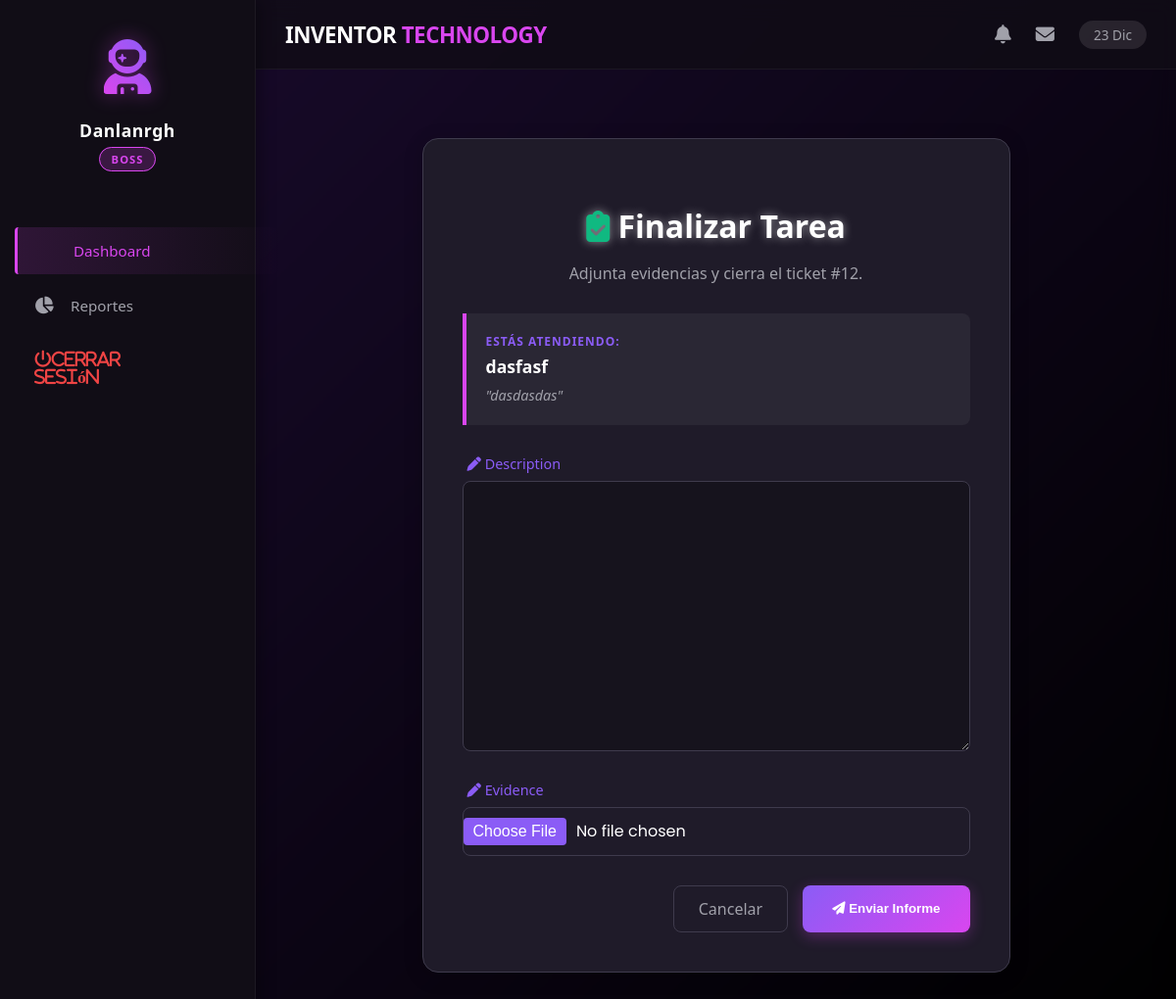
The app's page /send_report/12/ (signed in) with its own data.
### Users/models.py (models this page shows, shortened)
class CustomUser(AbstractUser):
    is_worker = models.BooleanField(default=False)
    is_boss = models.BooleanField(default=False)

class Ticket(models.Model):
    boss = models.ForeignKey(CustomUser,on_delete=models.CASCADE,related_name="tickets_created",limit_choices_to={"is_boss":True})
    worker = models.ForeignKey(CustomUser,on_delete=models.CASCADE,related_name="assigned_tickets",limit_choices_to={"is_worker":True})
    title = models.CharField(max_length= 200)
    description = models.TextField()
    creation_date = models.DateTimeField(auto_now_add=True)
    due_date = models.DateTimeField(null= True,blank= True)
    work_completed = models.BooleanField(default= False)
    STATUS_CHOICES = [
        ('to_review', 'To Review'),
        ('completed', 'Completed'),
        ('in_progress', 'In Progress'),
    ]
    status = models.CharField(max_length=20, choices=STATUS_CHOICES, default='in_progress')

### Users/views.py (the view)
# urls.py: path("send_report/<int:ticket_id>/",views.send_report,name = "send_report"),
@login_required
def send_report(request,ticket_id):
    ticket = Ticket.objects.get(id = ticket_id)
    if request.method == "POST":
        form = ReportForm(request.POST,request.FILES)
        if form.is_valid()== True:
            report = form.save(commit=False)
            report.worker = request.user
            report.ticket = ticket
            ticket.work_completed = True
            report.save()
            ticket.save()
            return redirect("dashboard")
    else:
        form = ReportForm()
    return render(request,"Users/Send_report.html",{"form":form,"ticket":ticket})

### Users/forms.py
class ReportForm(forms.ModelForm):
    class Meta:
        model = Report
        fields = ["description","evidence"]

### Users/templates/Users/Send_report.html (shortened to what this page needs)
{% extends 'base.html' %}
{% load static %}
{% block content %}
<div class="form-container-centered">
    <div class="section-container" style="padding: 40px;">
        <div class="form-header">
            <h2><i class="fas fa-clipboard-check" style="color:var(--success-green)"></i> Finalizar Tarea</h2>
            <p style="color:var(--text-muted)">Adjunta evidencias y cierra el ticket #{{ ticket.id }}.</p>
        </div>
        <div class="ticket-context-card">
            <div class="context-label">Estás atendiendo:</div>
            <h3 class="context-title">{{ ticket.title }}</h3>
            <p class="context-desc">"{{ ticket.description }}"</p>
        </div>
        <form method="post" enctype="multipart/form-data">
            {% for field in form %}
                <div class="form-group custom-input">
                    <label class="form-label" for="{{ field.id_for_label }}">
                        {% if 'image' in field.name or 'imagen' in field.name %}
                            <i class="fas fa-camera"></i>
                        {% elif 'observacion' in field.name or 'mensaje' in field.name %}
                            <i class="fas fa-comment-alt"></i>
                        {% else %}
                            <i class="fas fa-pen"></i>
                        {% endif %}
                        {{ field.label }}
                    </label>
                    {{ field }}
                </div>
            {% endfor %}
            <div class="form-actions">
                <a href="{% url 'dashboard' %}" class="btn-cancel">Cancelar</a>
                <button type="submit" class="btn-submit">
                    <i class="fas fa-paper-plane"></i> Enviar Informe
                </button>
            </div>
        </form>
    </div>
</div>
{% endblock %}

### templates/base.html (shortened to what this page needs)
{% load static %}
<!DOCTYPE html>
<html lang="es">
<head>
    <link rel="stylesheet" href="https://cdnjs.cloudflare.com/ajax/libs/font-awesome/6.4.0/css/all.min.css">
    <link rel="stylesheet" href="{% static 'css/styles.css' %}">
</head>
<body>
    <div class="app-container">
        <aside class="sidebar">
            <div class="sidebar-header">
                <div class="user-avatar">
                    <i class="fas fa-user-astronaut"></i>
                </div>
                <h4 class="user-name">{{ user.username|default:"Usuario"|title|truncatechars:15 }}</h4>
                {% if user.is_boss %}
                <span class="user-role role-boss">BOSS</span>
                {% endif %}
            </div>
            <nav class="sidebar-nav">
                <a href="{% url 'dashboard' %}" class="nav-item active"> Dashboard</a>
                {% if user.is_boss %}
                <a href="{% url 'view_reports' %}" class="nav-item"><i class="fas fa-chart-pie"></i> Reportes</a>
                {% endif %}
                <form method="post" action="{% url 'Hello' %}" class="logout-form-sidebar">
                    <button type="submit" class="nav-item logout-link">
                        <i class="fas fa-power-off">Cerrar Sesión</i>
                    </button>
                </form>
            </nav>
        </aside>
        <main class="main-content">
            <header class="top-bar">
                <div class="brand-logo">INVENTOR <span style="color:var(--accent-color)">TECHNOLOGY</span></div>
                <div class="top-actions">
                    <i class="fas fa-bell"></i>
                    <i class="fas fa-envelope"></i>
                    <span class="date-display">{% now "d M" %}</span>
                </div>
            </header>
            <div class="content-wrapper">
                {% block content %}{% endblock %}
            </div>
        </main>
    </div>
</body>
</html>

### records on screen
CustomUser: username "Danlanrgh"
Ticket: id "12", title "dasfasf", description "dasdasdas"

### other values on screen
{{ field.label }} "Description" "Evidence"
